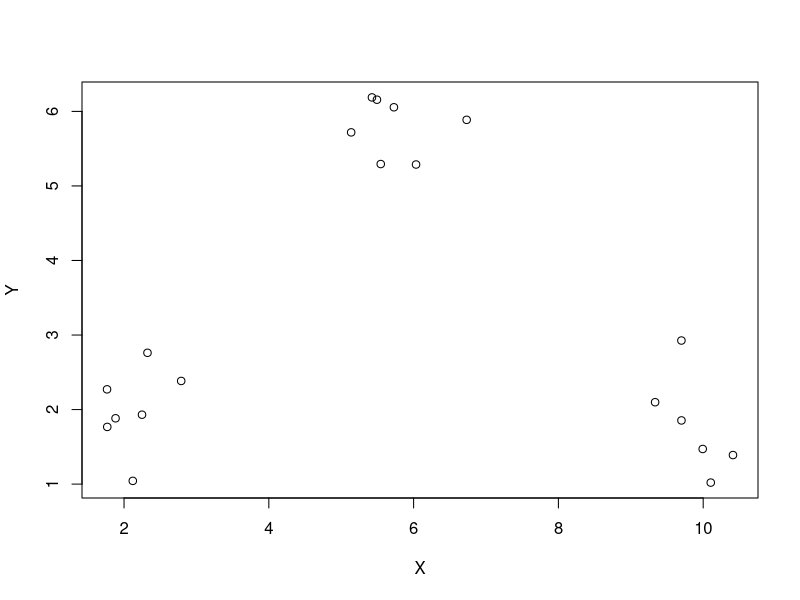

The R source for this figure: (Note: this script raises an error after producing the figure.)
library(dplyr)
library(ggplot2)

#### By hand ####

# load data
df <- read.csv("Clustered_Data.csv")
plot(df)

#1. Randomly assign a number, from 1 to K, to each of the observations.
#These serve as initial cluster assignments for the observations.

df$cluster <- round(runif(20,1,k),0)

ggplot(df, aes(x=X,y=Y,color=as.factor(cluster)))+
  geom_point()

#2. Iterate until the cluster assignments stop changing:
#  (a) For each of the K clusters, compute the cluster centroid. The
#kth cluster centroid is the vector of the p feature means for the
#observations in the kth cluster.

centroids <- df %>% group_by(cluster) %>% mutate(X=mean(X),Y=mean(Y)) %>%
  unique() %>% 
  ungroup()

ggplot(df, aes(x=X,y=Y,color=as.factor(cluster)))+
  geom_point()+
  geom_point(data=centroids, aes(x=X,y=Y, size = 4, shape = as.factor(cluster)))

#(b) Assign each observation to the cluster whose centroid is closest
# Close = Euclidian distance pdist = ((cx-px)^2+(cy-py)^2)

for (i in (1:nrow(df))) {
  colv=vector()
  for (j in (1:k)){
  tmpdist = sqrt(((centroids[[j, 'X']] - df[[i, 'X']])^2) 
                 + ((centroids[[j, 'Y']] - df[[i, 'Y']])^2))
      colv[j]=tmpdist
  }
ncl=which.min(colv)
df[i, 'cluster']=ncl
}

ggplot(df, aes(x=X,y=Y,color=as.factor(cluster)))+
  geom_point()+
  geom_point(data=centroids, aes(x=X,y=Y, size = 4, shape = as.factor(cluster)))

centroids <- df %>% group_by(cluster) %>% mutate(X=mean(X),Y=mean(Y)) %>%
  unique() %>% 
  ungroup()

#(where closest is defined using Euclidean distance).


#### While Loop ####
isChanged=T

while (isChanged==T) {

  changecounter = 0
  centroids <- df %>% group_by(cluster) %>% mutate(X=mean(X),Y=mean(Y)) %>%
    unique() %>% 
    ungroup()
  
  ggplot(df, aes(x=X,y=Y,color=as.factor(cluster)))+
    geom_point()+
    geom_point(data=centroids, aes(x=X,y=Y, size = 4, shape = as.factor(cluster)))

  Sys.sleep(5)
  
  for (i in (1:nrow(df))) {
    colv=vector()
    for (j in (1:k)){
      tmpdist = sqrt(((centroids[[j, 'X']] - df[[i, 'X']])^2) 
                     + ((centroids[[j, 'Y']] - df[[i, 'Y']])^2))
      colv[j]=tmpdist
    }
    ncl=which.min(colv)
    if (ncl != df[i,'cluster']) {
    # detect change
    changecounter = changecounter + 1
    df[i, 'cluster']=ncl
    }
  }
  isChanged = changecounter > 0
}


